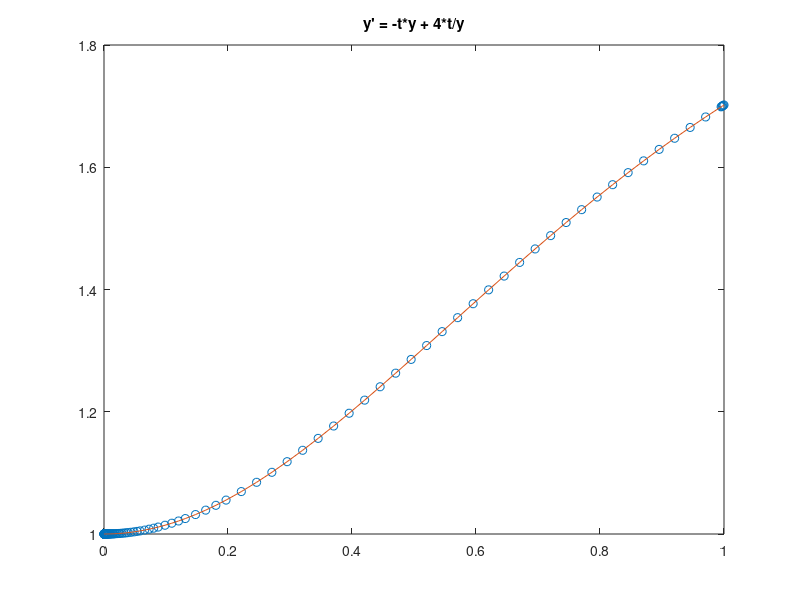

This figure's MATLAB source:
function [t,y] = RA183045_L11_04()

    f = @(t,y) -t*y + 4*t/y; % função a ser integrada
    tspan = [0 1]; % intervalo
    y0 = 1;
    [t,y] = ode45(f,tspan,y0) % integração


    % pós-processamento
    figure;
    plot(t,y,'o'); hold on;
    plot(t,sqrt(-3*exp(-t.^2)+4)); %plota uma linha continua a partir da solução analítica da EDO apresentada a cima. A partir dela, podemos ver que a solução obtida anteriormente está correta
    title('y'' = -t*y + 4*t/y')

end